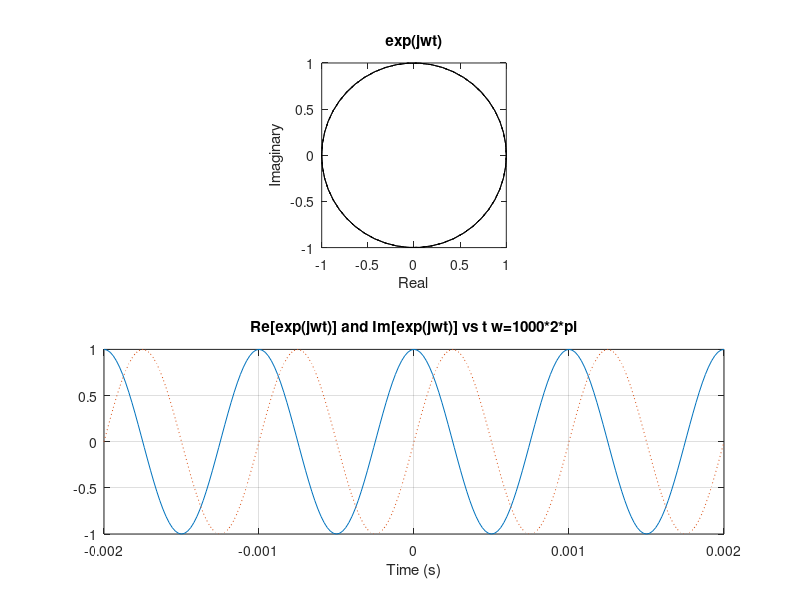

This figure's MATLAB source: (Note: this script raises an error after producing the figure.)
t=(-2e-03:0.02e-03:2e-03); 
x=exp(j*2000*pi*t);    

y=real(x);     
z=imag(x);    
subplot(2,1,1)    
plot(x,'-.k') 
axis square     
title('exp(jwt)') 
xlabel('Real') 
ylabel('Imaginary') 
subplot(2,1,2) 
plot(t,y,'-',t,z,':') 
title('Re[exp(jwt)] and Im[exp(jwt)] vs t w=1000*2*pi') 
xlabel('Time (s)') 
grid on 
legend('Re[exp(j\omegat)]','Im[exp(j\omegat)]',-1)
